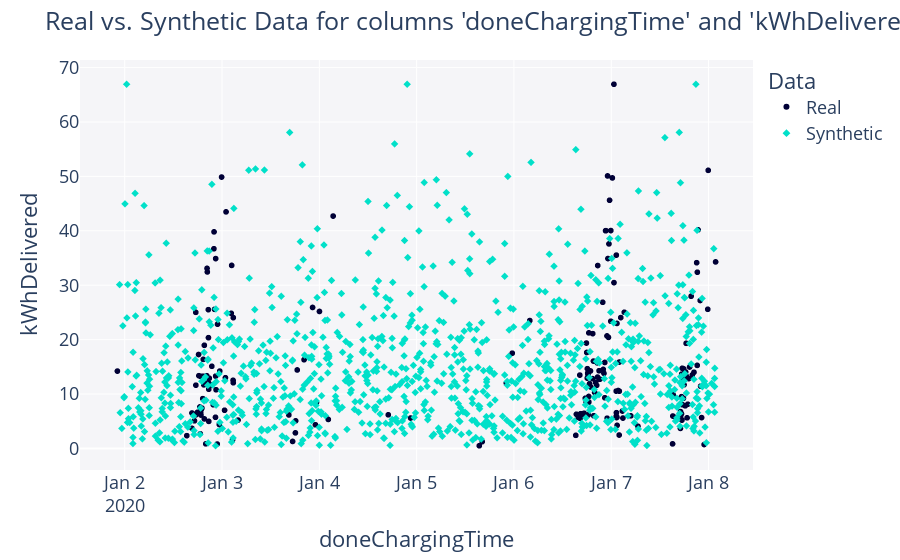

Notebook code cell kept with this figure:
### Code cell
from sdv.evaluation.single_table import get_column_pair_plot

fig = get_column_pair_plot(
    real_data=df,
    synthetic_data=synthetic_data,
    column_names=['doneChargingTime', 'kWhDelivered'],
    metadata=metadata
)

fig.show()

### Figure 1 — Plotly figure (JSON) as saved in the notebook; plotly's stock layout.template omitted (floating-point values rounded to 4 significant figures; data arrays with more than 128 entries replaced by an {"elided": "..."} marker saying what was removed)
{"data": [{"hovertemplate": "Data=Real<br>doneChargingTime=%{x}<br>kWhDelivered=%{y}<extra></extra>", "legendgroup": "Real", "marker": {"color": "#000036", "symbol": "circle"}, "mode": "markers", "name": "Real", "showlegend": true, "type": "scattergl", "x": {"elided": "199 str values"}, "xaxis": "x", "y": {"elided": "199 float values"}, "yaxis": "y"}, {"hovertemplate": "Data=Synthetic<br>doneChargingTime=%{x}<br>kWhDelivered=%{y}<extra></extra>", "legendgroup": "Synthetic", "marker": {"color": "#01E0C9", "symbol": "diamond"}, "mode": "markers", "name": "Synthetic", "showlegend": true, "type": "scattergl", "x": {"elided": "1000 str values"}, "xaxis": "x", "y": {"elided": "1000 float values"}, "yaxis": "y"}], "layout": {"font": {"size": 18}, "legend": {"title": {"text": "Data"}, "tracegroupgap": 0}, "margin": {"t": 60}, "plot_bgcolor": "#F5F5F8", "title": {"text": "Real vs. Synthetic Data for columns 'doneChargingTime' and 'kWhDelivered'"}, "xaxis": {"anchor": "y", "domain": [0, 1], "title": {"text": "doneChargingTime"}}, "yaxis": {"anchor": "x", "domain": [0, 1], "title": {"text": "kWhDelivered"}}}}
